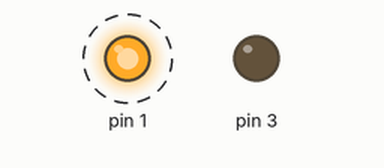
Bench run of a sketch on a simulated Arduino Uno, built with avr-gcc and run on an emulated ATmega328P. On the bench: output pins drawn as LEDs (lit = HIGH). Dashed ring = blinking.

Above: at 0.5 s.
At 1.5 s:
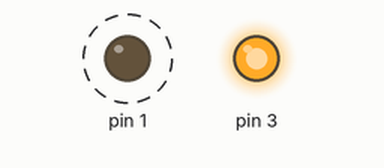
Timing chart, 0 to 3.0 s (numbered marks = the images above):
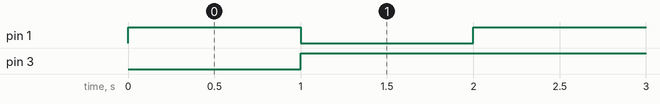

Measured:
- by itself, pin 1: alternates HIGH for 1.0 s and LOW for 1.0 s
- by itself, pin 3: LOW → HIGH at 1.0 s

The sketch:

EE201Excercise2.ino
```cpp
#include <Arduino.h>
// Settings:
#define freq 60 // Circuit frequency in Hz (period of 16.67 ms)
//Set initial values of t_on and t_off
float t_on = 8.3; // on period of the pulse in ms
float t_off = 8.4; // off period of the pulse in ms
// This code runs one time on startup or reset.
void setup() {
//Set the DIGITAL pin 1 as an output pin
 pinMode(1, OUTPUT);
 pinMode(3, OUTPUT);
}
//This code loops forever after setup is completed.
void loop() {
  for (int x = 0; x < 60; x++) {
    digitalWrite(1, HIGH); // LED turns on
    delay(1000.0); //LED stays on
    digitalWrite(1,LOW);
    digitalWrite(3, HIGH); // LED turns off
    delay(1000.0); //LED stays off
    digitalWrite(3,HIGH);

  }
}
```
